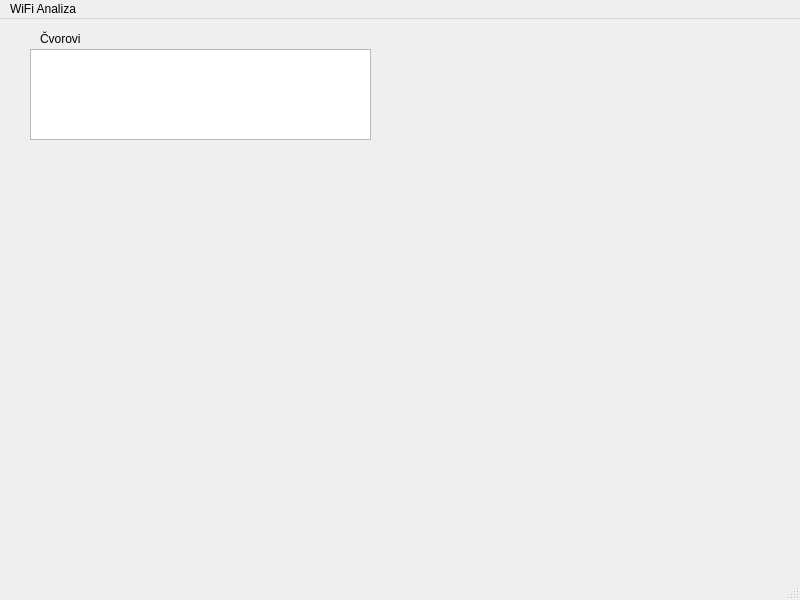
<?xml version="1.0" encoding="UTF-8"?>
<ui version="4.0">
 <class>WiFiAnaliza</class>
 <widget class="QMainWindow" name="WiFiAnaliza">
  <property name="geometry">
   <rect>
    <x>0</x>
    <y>0</y>
    <width>800</width>
    <height>600</height>
   </rect>
  </property>
  <property name="windowTitle">
   <string>MainWindow</string>
  </property>
  <widget class="QWidget" name="centralwidget">
   <widget class="QLabel" name="label">
    <property name="geometry">
     <rect>
      <x>40</x>
      <y>10</y>
      <width>67</width>
      <height>19</height>
     </rect>
    </property>
    <property name="text">
     <string>Čvorovi</string>
    </property>
   </widget>
   <widget class="QListView" name="qListViewCvorovi">
    <property name="geometry">
     <rect>
      <x>30</x>
      <y>30</y>
      <width>341</width>
      <height>91</height>
     </rect>
    </property>
   </widget>
  </widget>
  <widget class="QMenuBar" name="menubar">
   <property name="geometry">
    <rect>
     <x>0</x>
     <y>0</y>
     <width>800</width>
     <height>24</height>
    </rect>
   </property>
   <widget class="QMenu" name="menuWiFi_Analiza">
    <property name="title">
     <string>WiFi Analiza</string>
    </property>
   </widget>
   <addaction name="menuWiFi_Analiza"/>
  </widget>
  <widget class="QStatusBar" name="statusbar"/>
 </widget>
 <resources/>
 <connections/>
</ui>
